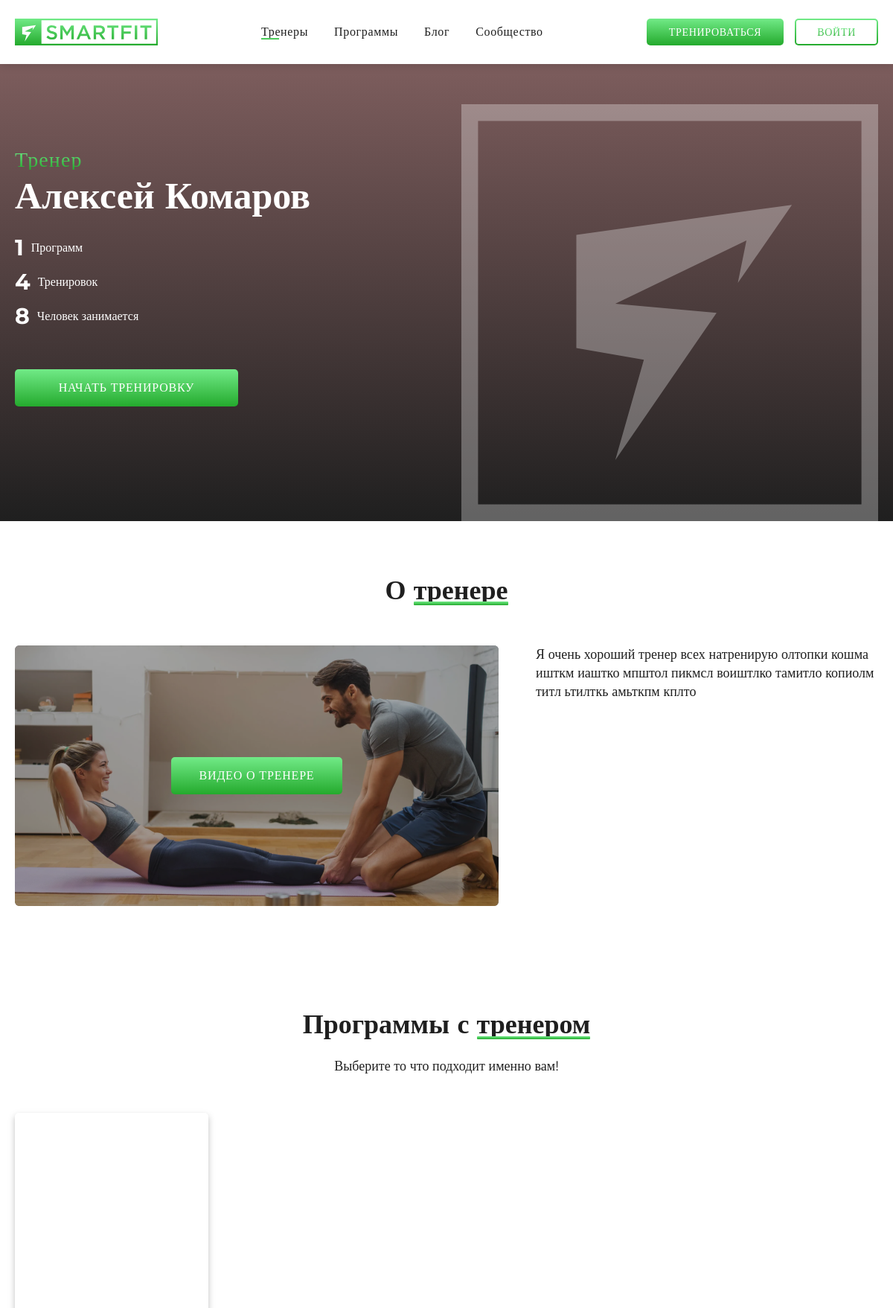
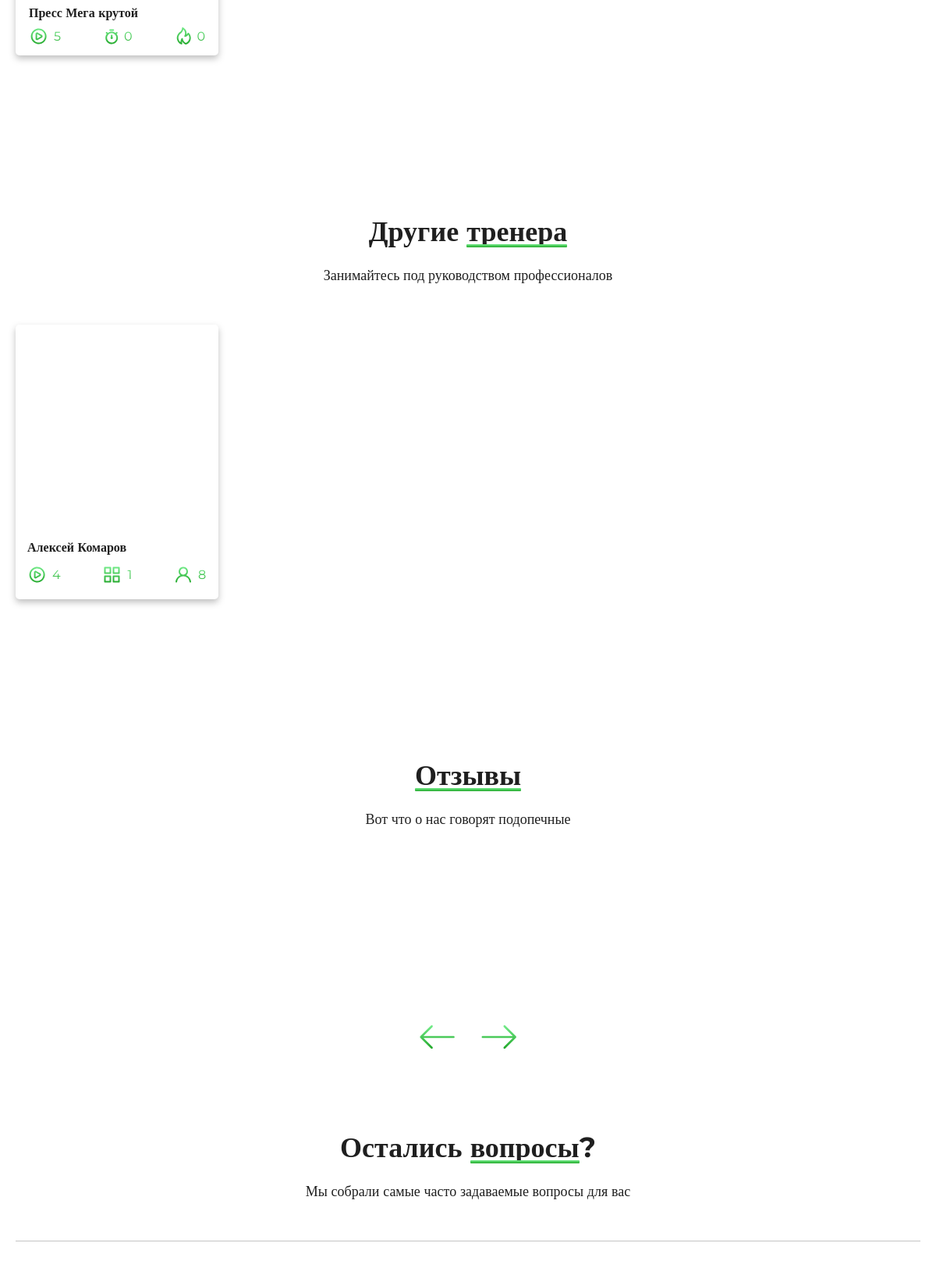
The page /trainers/1 (upper part) on the database its author committed (2 pictures, top to bottom).
### core/models.py (models this page shows, shortened)
class Trainer(models.Model):
    name = models.CharField(max_length=20, verbose_name='Имя')
    trend = models.ForeignKey(Trend, on_delete=models.SET_NULL, null=True)
    preview_pic = models.ImageField()
    main_pic = models.ImageField(default=0)
    bio = models.TextField()
    video = models.CharField(max_length=1000)
    direction = models.ManyToManyField(Direction, through='Workout')
    workouts = models.IntegerField(default=0)
    programs = models.IntegerField(default=0)
    subscribers = models.IntegerField(default=0)
    class Meta:
        verbose_name = 'Тренер'

class WorkoutProgram(models.Model):
    name = models.CharField(max_length=30)
    preview_pic = models.ImageField()
    main_pic = models.ImageField()
    video = models.CharField(max_length=1000)
    length = models.IntegerField(default=0)
    calories = models.IntegerField(default=0)
    amount_of_workouts = models.IntegerField(default=0)
    trainer = models.ForeignKey(Trainer, on_delete=models.CASCADE, default='0')
    directions = models.ForeignKey(Direction, on_delete=models.SET_NULL, null=True)
    description = models.TextField(max_length=200)
    subscribers = models.ManyToManyField(User, through='Subscription', default=0)
    pub_date = models.DateTimeField(auto_created=True)
    CHOICES = [
        ('1', 'Новичек'),
        ('2', 'Любитель'),
        ('3', 'Продвинутый'),
        ('4', 'Профессионал'),
    ]
    level = models.CharField(max_length=1, choices=CHOICES)
    class Meta:
        verbose_name = 'Программа'

### core/views.py (the view)
# urls.py: path('trainers/<int:trainer_id>', views.trainer, name='trainer'),
def trainer(request, trainer_id):
    template = 'trainer.html'
    context = {
        'trainer': get_object_or_404(Trainer, pk=trainer_id),
        'programs': WorkoutProgram.objects.filter(trainer_id=trainer_id),
        'trainers': Trainer.objects.all(),
        'reviews': Feedback.objects.all(),
        'questions': Question.objects.all(),
    }
    return render(request, template, context)

### core/templates/trainer.html (shortened to what this page needs)
<!DOCTYPE html>
<html lang="en" xmlns="http://www.w3.org/1999/html">
<head>
    <link rel="stylesheet" href="../static/fonts/stylesheet.css">
    <link rel="stylesheet" href="../static/css/SF_main.css">
    <link rel="stylesheet" href="../static/css/SF_components.css">
    <link rel="stylesheet" href="../static/css/SF_lk.css">
    <link rel="stylesheet" href="../static/css/modal.css">
</head>
<body>
<header {% if user.is_authenticated %}class="header logged"{% else %}class="header"{% endif %}>
    <div class="header__container wrapper">
        <a href="/" class="header__logo-link">
            <img src="../static/images/logo.svg" class="header__logo">
        </a>
        <div class="header__menu">
            <a href="{% url 'trainers' %}"
               {% if "trainers" in request.path %}class="header__item active"
               {% else %}class="header__item"{% endif %}>Тренеры</a>
            <a href="{% url 'programs' %}"
               {% if "programs" in request.path %}class="header__item active"
               {% else %}class="header__item"{% endif %}>Программы</a>
            <a href="{% url 'blog' %}"
               {% if "blog" in request.path %}class="header__item active"
               {% else %}class="header__item"{% endif %}>Блог</a>
            <a href="{% url 'home' %}"
               {% if request.path == 'home' %}class="header__item active"
               {% else %}class="header__item"{% endif %}>Сообщество</a>
        </div>
        {% if user.is_authenticated %}
            <a href="{% url "lk" %}" class="header__profile">
                {{ request.user.username }}
                <div class="header__avatar">{{ request.user.username.0 }}</div>
            </a>
        {% else %}
            <div class="header__buttons">
                <a href="{% url 'start' %}">
                    <button class='button header__button' id="login-button">
                        <div class="button__inner">
                            Тренироваться
                        </div>
                    </button>
                </a>
                <button class='button header__button _clear' id="login-button" onclick=loginModal()>
                    <div class="button__inner">
                    </div>
                </button>
            </div>
        {% endif %}
    </div>
</header>
<div class="trainer">
    <div class="trainer__upper">
        <div class="trainer__inner h wrapper">
            <div class="trainer__left">
                <p class="trainer__subtitle">Тренер</p>
                <h1 class="trainer__title">{{ trainer.name }}</h1>
                <p class="trainer__info">
                    <span>{{ trainer.programs }}</span>Программ
                </p>
                <p class="trainer__info">
                    <span>{{ trainer.workouts }}</span>Тренировок
                </p>
                <p class="trainer__info">
                    <span>{{ trainer.subscribers }}</span>Человек занимается
                </p>
                <button class='button trainer__button'>
                    <div class="button__inner">
                        начать тренировку<img src='../static/images/bolt.svg' alt="" class="button__icon">
                    </div>
                </button>
            </div>
            <div class="trainer__frame">
                <img src='../static/images/outline.svg' alt="" class="trainer__background"/>
            </div>
        </div>
    </div>
    <div class="trainer__inner wrapper">
        <h2 class="center trainer__h2 m">О <span class="underline">тренере</span></h2>
        <div class="trainer__about video">
            <div class="video__left">
                <button class='button video__button'>
                    <div class="button__inner">
                        видео о тренере
                    </div>
                </button>
            </div>
            <div class="video__right">
                <p class="_18 video__desc">
                    {{ trainer.bio }}
                </p>
            </div>
        </div>
        <h2 class="trainer__h2 center">
            Программы с <span class="underline small">тренером</span>
        </h2>
        <p class="_18 trainer__p center">
            Выберите то что подходит именно вам!
        </p>
        <div class="wrapper">
            <div class='carousel trainer__programs'>
                <div class="carousel__inner">
                    <div class="carousel__swiper swiper-container trainer__programs">
                        <div class="swiper-wrapper">
                            {% for i in programs %}
                                <div class="swiper-slide">
                                    <div class="program-slide">
                                        <div class="program-slide__frame"
                                             style='background-image: url("/media/{{ i.preview_pic }}");background-size: cover; background-position: center'>
                                        </div>
                                        <div class="program-slide__bottom">
                                            <p class="program-slide__name">{{ i.name }}</p>
                                            <div class="program-slide__info">
                                                <div class="program-slide__item">
                                                    <img src='../static/images/videos.svg' alt=""
                                                         class="program-slide__item-icon"/>
                                                </div>
                                                <div class="program-slide__item">
                                                    <img src='../static/images/time.svg' alt=""
                                                         class="program-slide__item-icon"/>
                                                </div>
                                                <div class="program-slide__item">
                                                    <img src="../static/images/calories.svg" } alt=""
                                                         class="program-slide__item-icon"/>
                                                </div>
                                            </div>
                                        </div>
                                    </div>
                                </div>
                            {% endfor %}
                        </div>
                    </div>
                </div>
            </div>
        </div>
        <h2 class="trainer__h2 center">
            Другие <span class="underline small">тренера</span>
        </h2>
        <p class="_18 trainer__p center">
            Занимайтесь под руководством профессионалов
        </p>
        <div class="wrapper">
            <div class='carousel trainer__others'>
                <div class="carousel__inner">
                    <div class="carousel__swiper swiper-container trainer__others">
                        <div class="swiper-wrapper">
                            {% for i in trainers %}
                                <div class="swiper-slide">
                                    <div class="trainer-slide">
                                        <div class="trainer-slide__frame"
                                             style="background-image:url('/media/{{ i.preview_pic }}')"></div>
                                        <div class="trainer-slide__info">
                                            <p class="trainer-slide__name">{{ i.name }}</p>
                                            <div class="trainer-slide__misc">
                                                <div class="trainer-slide__item">
                                                    <img src='../static/images/videos.svg' alt=""
                                                         class="trainer-slide__item-icon"/>
                                                    {{ i.workouts }}
                                                </div>
                                                <div class="trainer-slide__item">
                                                    <img src='../static/images/apps.svg' alt=""
                                                         class="trainer-slide__item-icon"/>
                                                    {{ i.programs }}
                                                </div>
                                                <div class="trainer-slide__item">
                                                    <img src='../static/images/user.svg' alt=""
                                                         class="trainer-slide__item-icon"/>
                                                    {{ i.subscribers }}
                                                </div>
                                            </div>
                                        </div>
                                    </div>
                                </div>
                            {% endfor %}
                        </div>
                    </div>
                </div>
            </div>
        </div>
    </div>
    <div class="reviews">
        <div class="reviews__inner wrapper">
            <h2 class="reviews__title center">
                <span class="underline small">Отзывы</span>
            </h2>
            <p class="_18 reviews__subtitle center">Вот что о нас говорят подопечные</p>
            <div class="reviews__box">
                <div class="wrapper">
                    <div class='carousel reviews'>
                        <div class="carousel__inner">
                        </div>
                    </div>
                    <div class='carousel__arrows'>
                        <div class='carousel__arrow-prev carouser__arrow reviews__prev'></div>
                        <div class='carousel__arrow-next carouser__arrow reviews__next'></div>
                    </div>
                </div>
            </div>
        </div>
    </div>
    <div class="questions">
        <div class="wrapper questions__inner">
            <h2 class="questions__title">
                Остались <span class="underline small">вопросы</span>?
            </h2>
            <p class="questions__subtitle _18 center">Мы собрали самые часто задаваемые вопросы для вас</p>
            <div class="questions__box">
            </div>
        </div>
    </div>
</div>
</body>
</html>

### core/static/css/SF_main.css (style rules this page uses)
* { font-family: Montserrat; box-sizing: border-box; position: relative; margin: 0; padding: 0; color: #1F1F1F; outline: none; border: none; text-decoration: none; line-height: 1; }
p { font-weight: 400; }
p._18 { font-size: 18px; line-height: 25px; }
a { color: inherit; }
.center { text-align: center; }
h2 { text-align: center; margin-bottom: 20px; font-weight: 700; font-size: 36px; line-height: 50px; }
.wrapper { width: 1160px; margin: 0 auto; }
span.underline { display: inline-block; }
span.underline::after { content: ''; width: 100%; height: 5px; background: linear-gradient(180deg, #71EA87 0%, #24AA2D 100%); position: absolute; bottom: -3px; left: 0; border-radius: 1px; }
span.underline.small::after { height: 4px; }
.questions { margin-bottom: 100px; }
.questions__title { margin-bottom: 20px; }
.questions__subtitle { margin-bottom: 50px; }
.questions__box { border-top: 1px solid #C4C4C4; }
.reviews { margin-bottom: 100px; }
.reviews__title { margin-bottom: 20px; }
.reviews__subtitle { margin-bottom: 50px; }
.trainer { padding-top: 86px; }
.trainer__upper { background: linear-gradient(180deg, #7D5D5D 0%, #1F1F1F 100%); width: 100%; height: 614px; margin-bottom: 67px; }
.trainer__subtitle { background: linear-gradient(180deg, #71EA87 0%, #24AA2D 100%); -webkit-background-clip: text; -webkit-text-fill-color: transparent; background-clip: text; text-fill-color: transparent; font-weight: 400; font-size: 28px; line-height: 27px; letter-spacing: 0.04em; }
.trainer__inner.h { display: flex; justify-content: space-between; height: 100%; }
.trainer__left { margin-top: 115px; display: flex; flex-direction: column; }
.trainer__title { font-weight: 700; font-size: 50px; line-height: 70px; margin-bottom: 20px; color: white; }
.trainer__info { color: white; display: flex; align-items: center; gap: 10px; margin-bottom: 16px; }
.trainer__info > span { color: white; font-weight: 700; font-size: 30px; line-height: 30px; }
.trainer__button { width: 300px; height: 50px; font-size: 16px; letter-spacing: 0.05em; margin-top: 40px; }
.trainer__frame { width: 560px; height: 100%; display: flex; justify-content: center; align-items: flex-end; }
.trainer__background { position: absolute; left: 0; bottom: 0; width: 100%; }
.trainer__h2 { margin-bottom: 20px; }
.trainer__h2.m { margin-bottom: 50px; }
.trainer__p { margin-bottom: 50px; }
.trainer__others { margin-bottom: 100px; }
.trainer__about { height: 350px !important; margin-bottom: 133px !important; }
.trainer__programs { margin-bottom: 100px; }
.video { display: flex; align-items: flex-start; height: 470px; gap: 50px; margin-bottom: 100px; }
.video__left { min-width: 650px; max-width: 650px; height: 100%; display: flex; justify-content: center; align-items: center; background-color: #1F1F1F; border-radius: 6px; overflow: hidden; }
.video__left::before { content: ''; position: absolute; background-image: url("../images/video_background.png"); top: 0; left: 0; width: 100%; height: 100%; z-index: 0; opacity: 0.6; background-position: center; background-size: cover; }
.video__right { display: flex; flex-direction: column; align-items: flex-start; height: 100%; }
.video__button { width: 230px; height: 50px; font-size: 14px; }

### core/static/css/modal.css (style rules this page uses)
* { box-sizing: border-box; position: relative; }

### rows shown on the page
Trainer: name "Алексей Комаров", programs "1", workouts "4", subscribers "8", bio "Я очень хороший тренер всех натренирую олтопки кошма ишткм иаштко мпштол пикмсл воиштлко тамитло копиолм титл ьтилткь амьткпм кплто"
WorkoutProgram: name "Пресс Мега крутой"
